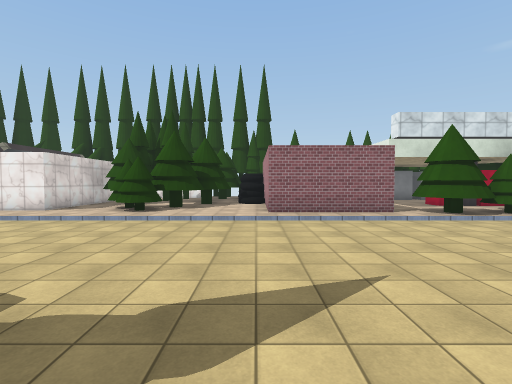
view 1 (above)

24 first-person views from a walk through a 3-D level made in the Unity game engine. The camera is 1.5 m above the floor, tilts 2° down and sees 85° across. The floor is counted in squares, 2 m on a side. Each view is taken from the middle of a square. On the plan, view 1 faces up. The plan holds only what a view shows up to about 10 squares ahead; the rest is blank. The place goes on beyond the plan. The player is left out. Some animated figures are left out. Surface patterns are stand-ins for the level's own textures.

view 2
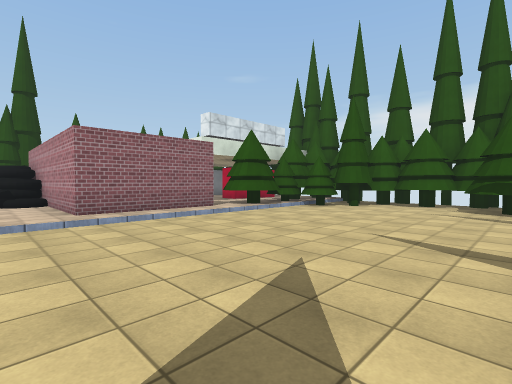

view 3
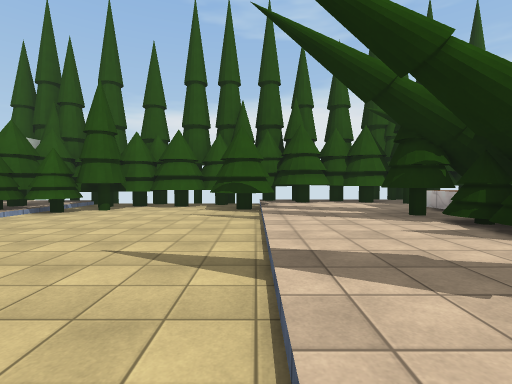

view 4
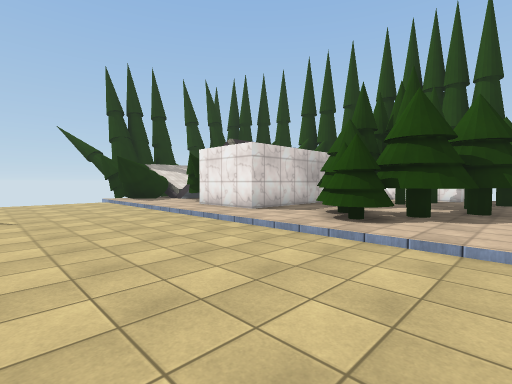

view 5
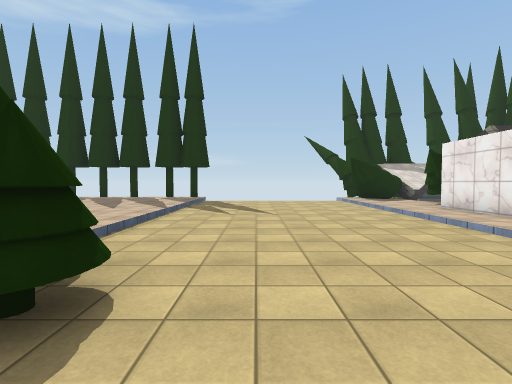

view 6
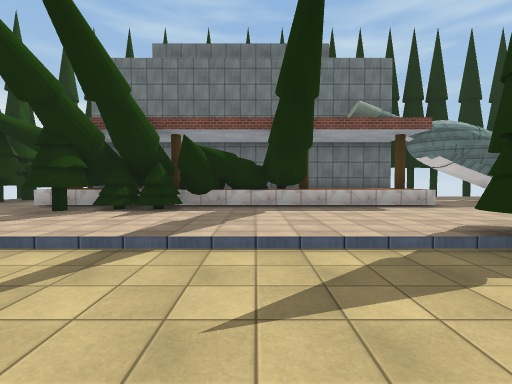

view 7
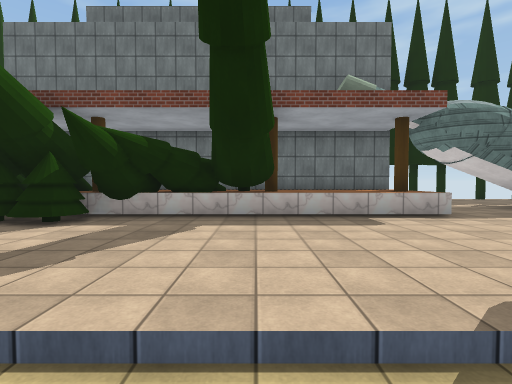

view 8
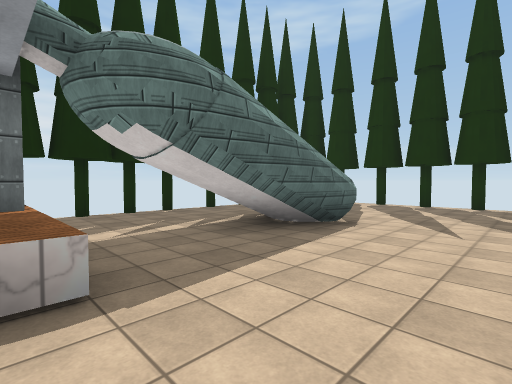

view 9
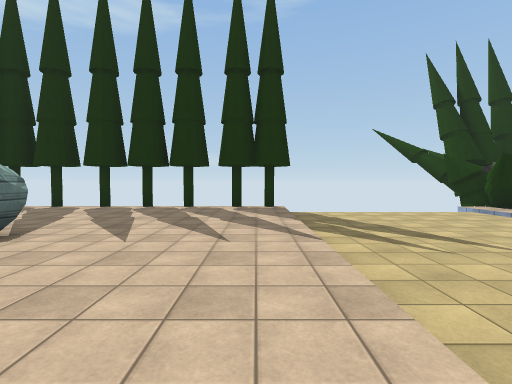

view 10
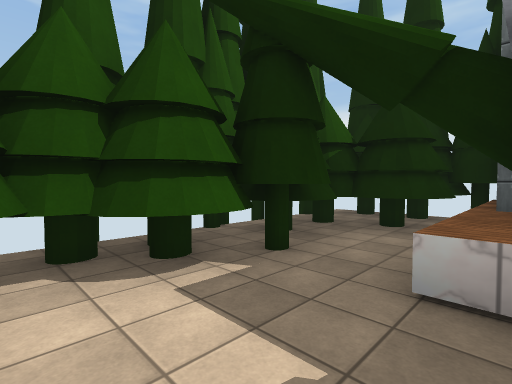

view 11
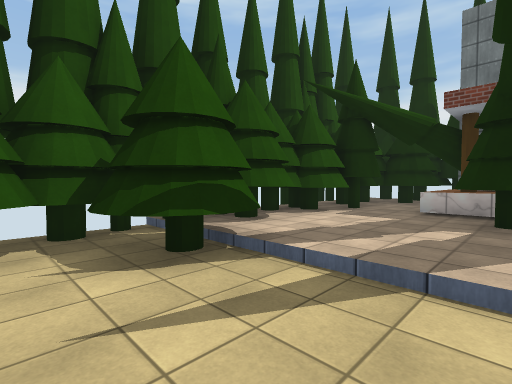

view 12
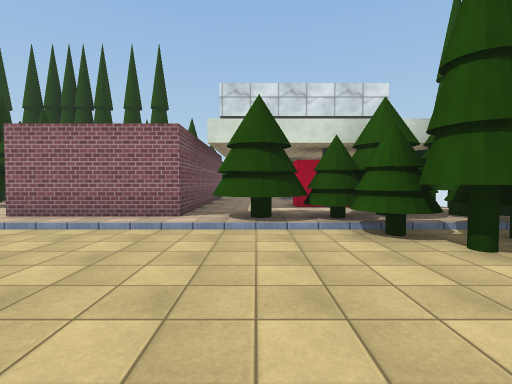

view 13
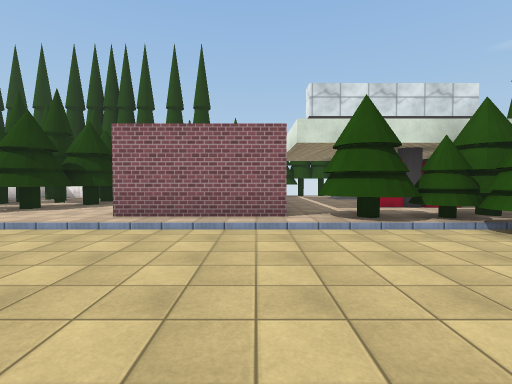

view 14
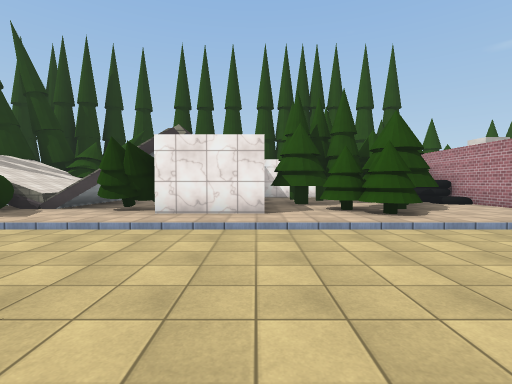

view 15
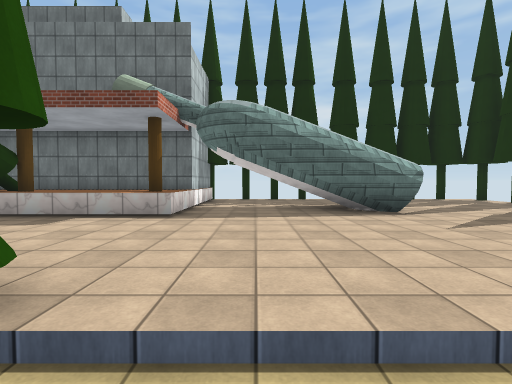

view 16
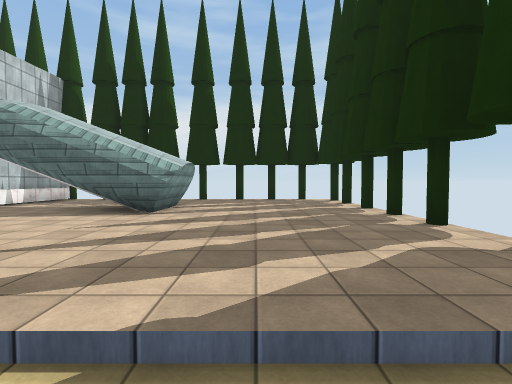

view 17
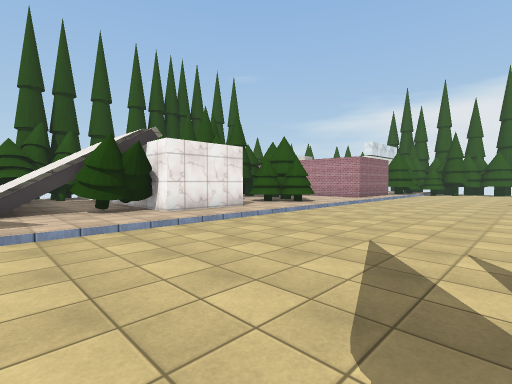

view 18
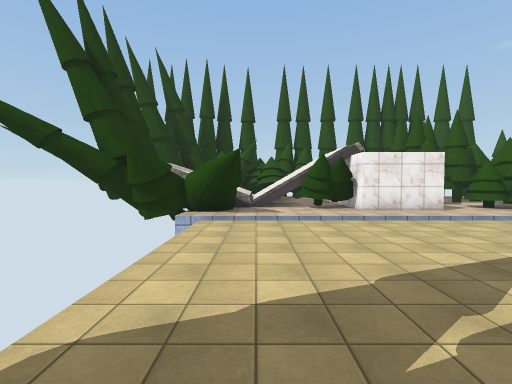

view 19
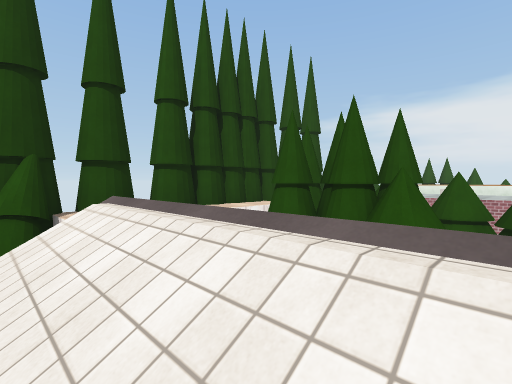

view 20
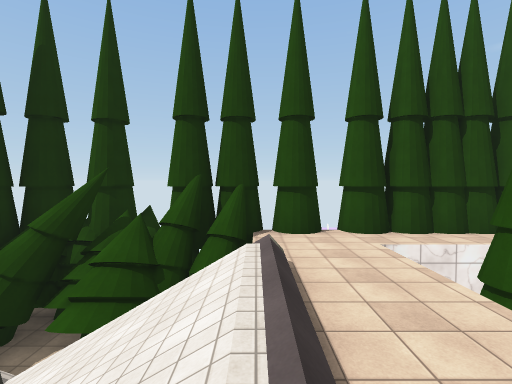

view 21
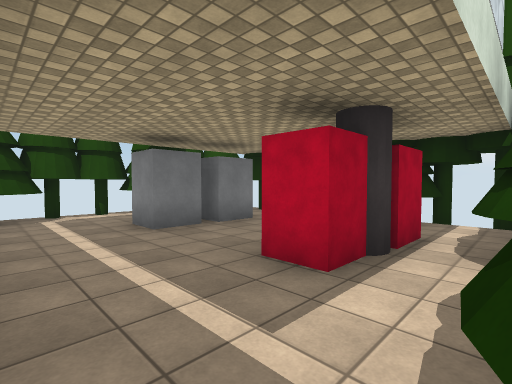

view 22
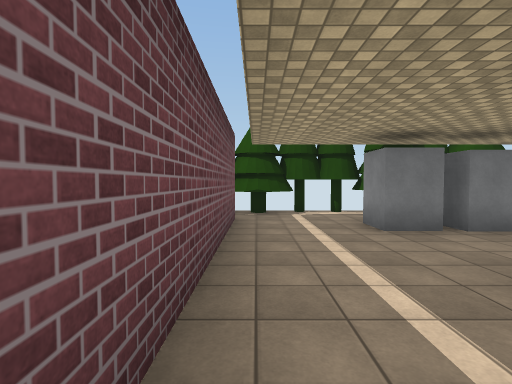

view 23
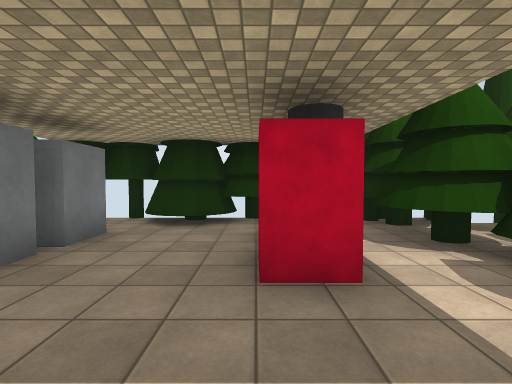

view 24
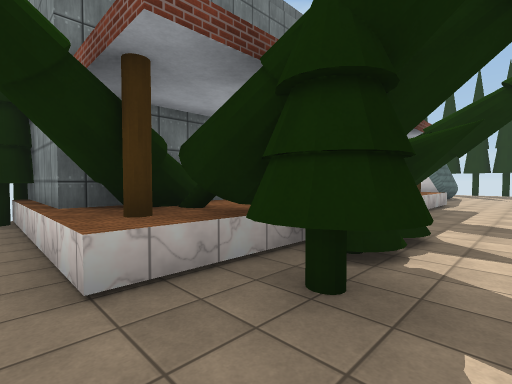

### Floor plan
Key: @ floor where view 1 was taken; # wall or solid block; x gap in a wall; . main floor; - floor 0.25 m lower than the main floor; : floor 2 m higher than the main floor; + floor 2.75 m higher than the main floor; / step, stairs or slope; = window, fence, low wall or low ledge; ^ raised ledge; v drop or lower ground; O other object.
Columns run from 14 left of view 1 to 10 right of it. Each row starts with its distance up from view 1.
 16                   OOOOOO
 15   #######          OOOOOO
 14   ##=vvvv ##OO    ...OOOO
 13   ##/vvvvOOOOO   #..###.O
 12 ##=////v#OOOOO#  #......O
 11 +:/ ///v#OOOOO^  #.....#O
 10  :///// #OOOOO/###...# OO
  9 #==//// #.OOO..###...##O#
  8 ###..O###.OO...###.O.OOO#
  7  ##................OOOOOO
  6   -------------------OOOO
  5   -------------------OOOO
  4   --------------------OOO
  3   --------------------OO#
  2   ---------O---------OOOO
  1   /////////OO////////OOOO
  0   ............@.......OOO
 -1   ....................OO
 -2  x...............OOO..OO#
 -3  x.........^^^######^.OO#
 -4   ....###..^^^^^^^^^^.OOO
 -5  x....###..^^^^^^ ^##..OO
 -6   .........#        ^OOOO
 -7   .........#        ^OOOO
 -8  ## # xxx#.#        #OOOO

Where each view was taken, in squares from view 1:
view 1: 0 up, 0 right, facing up
view 2: 1 up, 1 left, facing up-right
view 3: 1 up, 0 right, facing right
view 4: 3 up, 1 left, facing up-left
view 5: 3 up, 1 left, facing left
view 6: 4 up, 1 right, facing down
view 7: 2 up, 0 right, facing down
view 8: 1 down, 3 left, facing down-left
view 9: 0 up, 4 left, facing left
view 10: 1 down, 6 right, facing down-right
view 11: 3 up, 5 right, facing down-right
view 12: 2 up, 5 right, facing up
view 13: 2 up, 3 right, facing up
view 14: 2 up, 6 left, facing up
view 15: 2 up, 5 left, facing down
view 16: 2 up, 10 left, facing down
view 17: 2 up, 11 left, facing up-right
view 18: 0 up, 11 left, facing up
view 19: 9 up, 9 left, facing up-right
view 20: 9 up, 8 left, facing up
view 21: 8 up, 4 right, facing up-right
view 22: 8 up, 4 right, facing up
view 23: 10 up, 4 right, facing right
view 24: 1 down, 7 right, facing down-left
